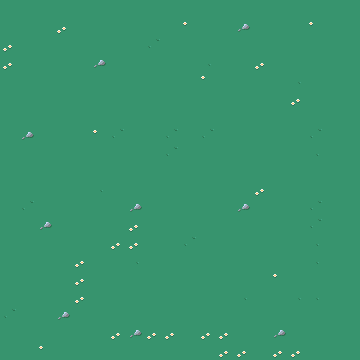

This game map was drawn from its Tiled (.tmx) file and the tilesets committed beside it. A one-line description and the full map source follow:
An orthogonal 20x20 tile map with 18x18 px tiles, 1 tile layer (Tile Layer 1).

<map version="1.10" tiledversion="1.10.1" orientation="orthogonal" renderorder="right-down" width="20" height="20" tilewidth="18" tileheight="18" infinite="0" nextlayerid="2" nextobjectid="1">
 <tileset firstgid="1" source="Tiles.tsx" />
 <layer id="1" name="Tile Layer 1" width="20" height="20">
  <data encoding="csv">
1,1,1,1,1,1,1,1,1,1,1,1,1,1,1,1,1,1,1,1,
1,1,1,5,1,1,1,1,1,1,4,1,1,6,1,1,1,4,1,1,
5,1,1,1,1,1,1,1,3,1,1,1,1,1,1,1,1,1,1,1,
5,1,1,1,1,6,1,1,1,1,1,2,1,1,5,1,1,1,1,1,
1,1,1,1,1,1,1,1,1,1,1,4,1,1,1,1,2,1,1,1,
1,1,1,1,1,1,1,1,1,1,1,1,1,1,1,1,5,1,1,1,
1,1,1,1,1,1,1,1,1,1,1,1,1,1,1,1,1,1,1,1,
1,6,1,1,1,4,3,1,1,3,1,3,1,1,1,1,1,3,1,1,
1,1,1,1,1,1,1,1,1,3,1,1,1,1,1,1,1,2,1,1,
1,1,1,1,1,1,1,1,1,1,1,1,1,1,1,1,1,1,1,1,
1,1,1,1,1,2,1,1,1,1,1,1,1,1,5,1,1,1,1,1,
1,3,1,1,1,1,1,6,1,1,1,1,1,6,1,1,1,3,1,1,
1,1,6,1,1,1,1,5,1,1,1,1,1,1,1,1,1,3,1,1,
1,1,1,1,1,1,5,5,1,1,3,1,1,1,1,1,1,2,1,1,
1,1,1,1,5,1,1,2,1,1,1,1,1,1,1,1,1,2,1,1,
1,1,1,1,5,1,1,1,1,1,1,1,1,1,1,4,1,1,1,1,
1,1,1,1,5,1,1,1,1,1,1,1,1,2,1,1,2,2,1,1,
3,1,1,6,1,1,1,1,1,1,1,1,1,1,1,1,1,1,1,1,
1,1,1,1,1,1,5,6,5,5,1,5,5,1,1,6,1,1,1,1,
1,1,4,1,1,1,1,1,1,1,1,1,5,5,1,5,5,1,1,1
</data>
 </layer>
</map>
